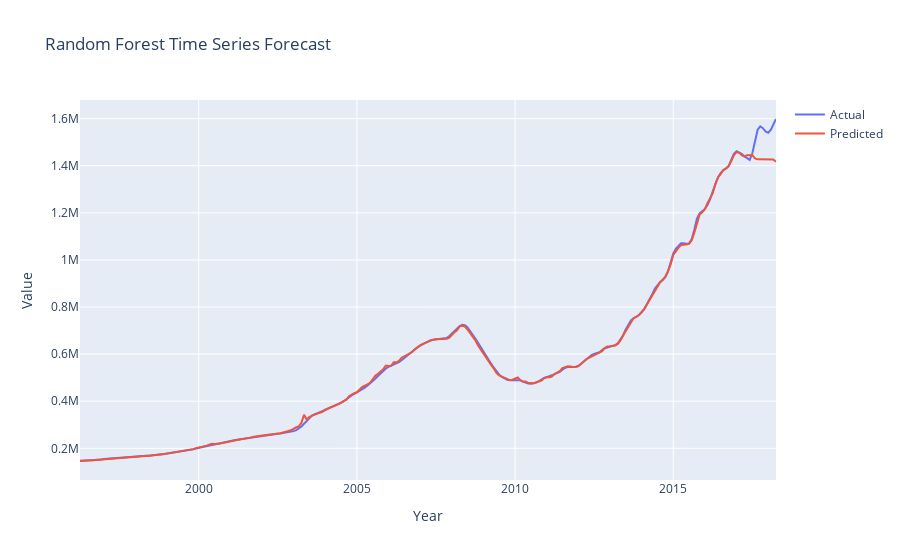

Write notebook code for a chart like this one.
### Code cell
import plotly.graph_objects as go

# Make predictions on the training data using the hypertuned model
train_predictions = best_model.predict(X_train)

# Create a figure
fig = go.Figure()

# Add actual values trace
fig.add_trace(go.Scatter(x=train_data.index, y=y_train, name='Actual'))

# Add predicted values trace
fig.add_trace(go.Scatter(x=train_data.index, y=train_predictions, name='Predicted'))

# Set layout options
fig.update_layout(
    title='Random Forest Time Series Forecast',
    xaxis_title='Year',
    yaxis_title='Value'
)

# Show the plot
fig.show()

### Figure 1 — Plotly figure (JSON) as saved in the notebook; plotly's stock layout.template omitted (floating-point values rounded to 4 significant figures; data arrays with more than 128 entries replaced by an {"elided": "..."} marker saying what was removed)
{"data": [{"name": "Actual", "type": "scatter", "x": {"elided": "265 str values"}, "y": {"elided": "265 int values"}}, {"name": "Predicted", "type": "scatter", "x": {"elided": "265 str values"}, "y": {"elided": "265 float values"}}], "layout": {"title": {"text": "Random Forest Time Series Forecast"}, "xaxis": {"title": {"text": "Year"}}, "yaxis": {"title": {"text": "Value"}}}}
